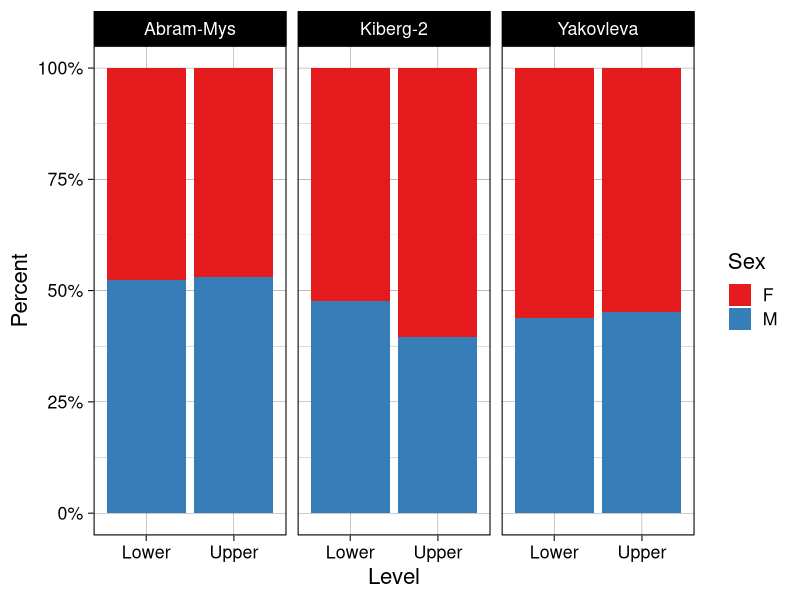
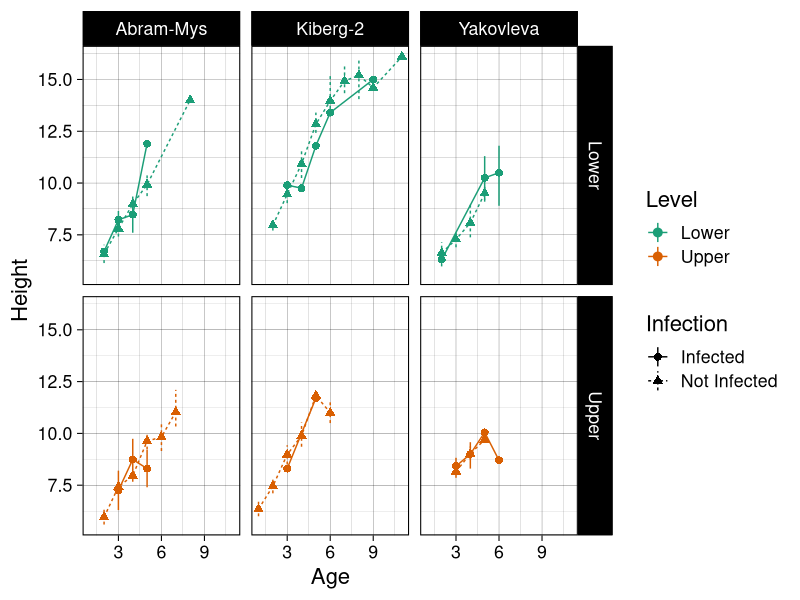
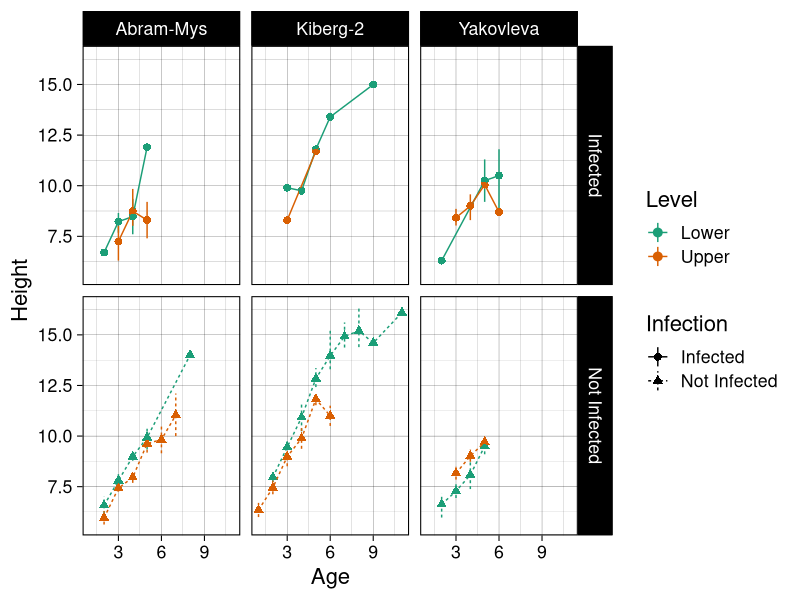
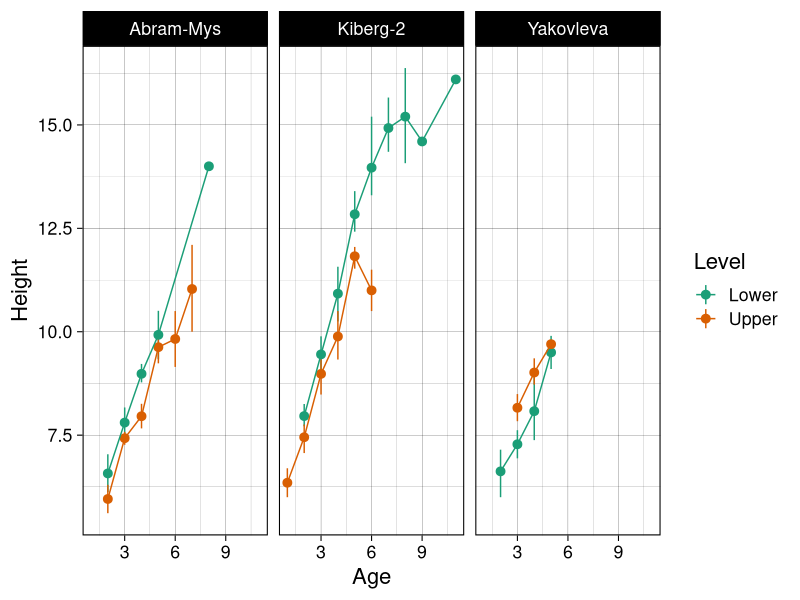
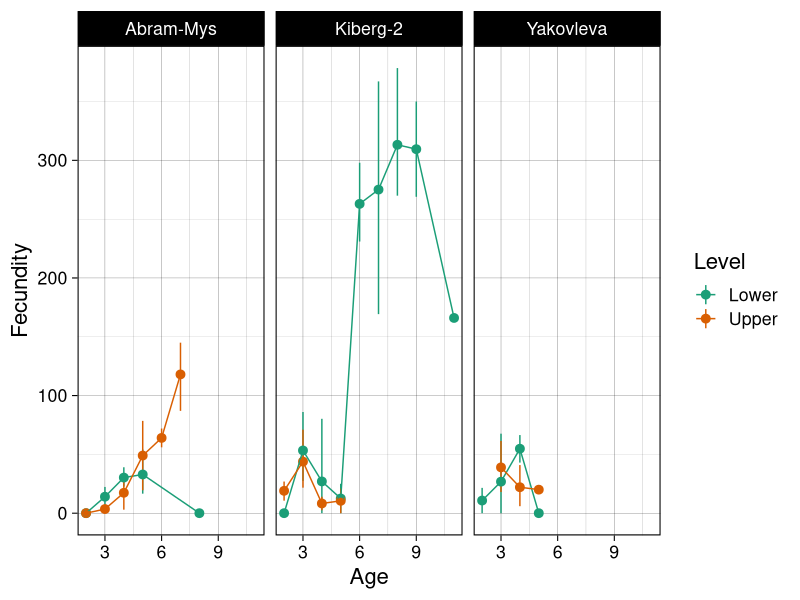
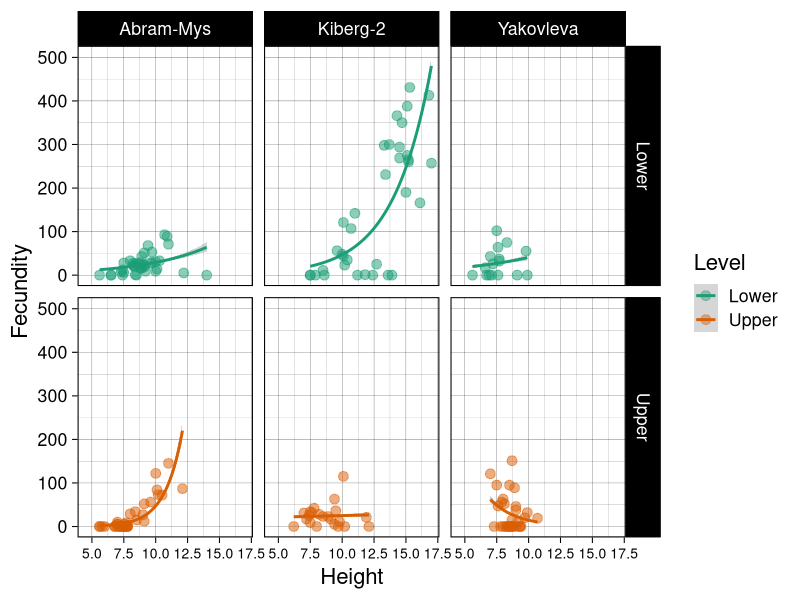
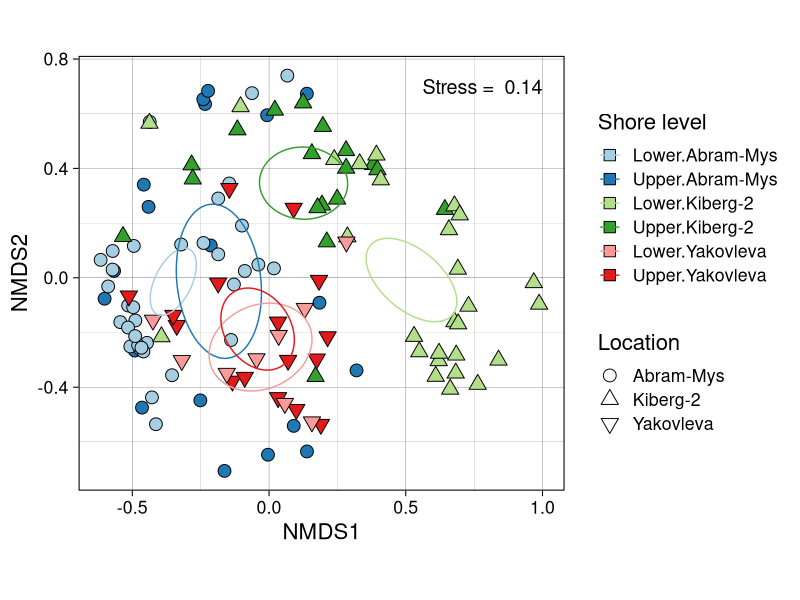
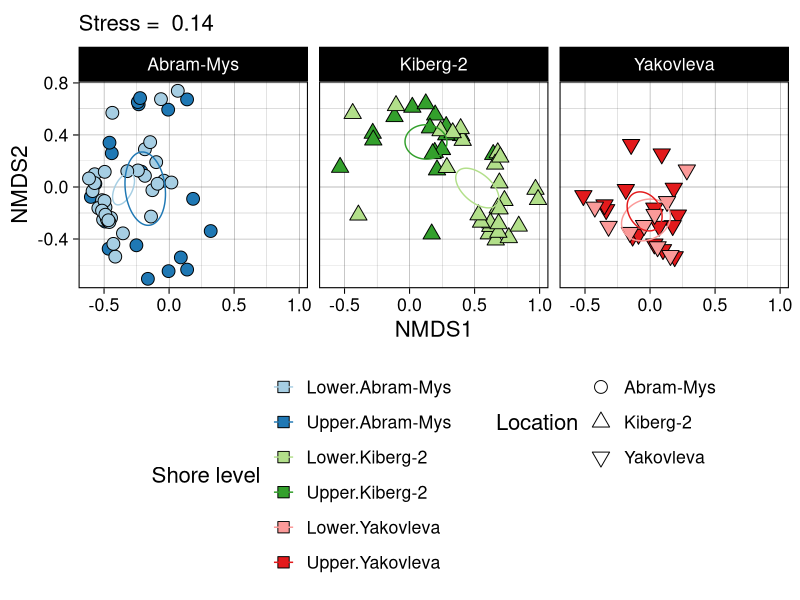

Write the R code that produced these figures, in order.
## ---- chunk 1
options(width = 80, scipen = 6, digits = 3) 
library(knitr)
opts_chunk$set(
  fig.path='figures/', 
  size='footnotesize', 
  comment="#", 
  warning=FALSE, message=FALSE, 
  echo = FALSE, 
  tidy=FALSE, 
  # fig.align = "center",
  # dev=c('cairo_pdf', 'png'), 
  # fig.pos='!htb',
  dpi = 300,
  # fig.width=3.5, fig.height=3.5, # square
  # out.width='3in', 
  fig.width=8, fig.height=6, # wide
  # out.width='7in',
  cache = FALSE)
## ---- chunk 2
library(readxl)
library(dplyr)

library(ggplot2)
theme_set(theme_linedraw(base_size = 16))

library(car)
library(MASS)
library(pscl)

fortify_metaMDS <- function(ord, fact){
  pts <- data.frame(fact, scores(ord, display = "sites"))
  sps <- as.data.frame(scores(ord, display = "species"))
  sps$species <- rownames(sps)
  return(list(pts = pts, sps = sps, stress = ord$stress))
}

ordielipse_by <- function(ord, groups, kind = "se", conf = 0.95, draw = "none"){
  ellipses <- ordiellipse2(ord, groups, kind = kind, conf = conf, draw = draw)
  elps <- lapply(ellipses, function(x)x$xy)
  tms <- sapply(elps, nrow)
  nms <- mapply(rep, x = names(elps), times = tms, SIMPLIFY = FALSE)
  nms <- Reduce(c, nms)
  elps <- Reduce(rbind, elps)
  orde <- data.frame(nms, as.data.frame(elps))
  colnames(orde) <- c("groups", "NMDS1", "NMDS2")
  return(orde)
}

ordiellipse2 <- function (ord, groups, display = "sites", kind = c("sd", "se"), conf, draw = c("lines", "polygon", "none"), w = weights(ord, display), col = NULL, alpha = 127, show.groups, label = FALSE,  ...)
{
  weights.default <- function(object, ...) NULL
  kind <- match.arg(kind)
  draw <- match.arg(draw)
  pts <- scores(ord, display = display, ...)
  ## ordiellipse only works with 2D data (2 columns)
  pts <- as.matrix(pts)
  if (ncol(pts) > 2)
    pts <- pts[ , 1:2, drop = FALSE]
  if (ncol(pts) < 2)
    stop("ordiellipse needs two dimensions")
  w <- eval(w)
  if (length(w) == 1)
    w <- rep(1, nrow(pts))
  if (is.null(w))
    w <- rep(1, nrow(pts))
  ## make semitransparent fill
  if (draw == "polygon" && !is.null(col))
    col <- rgb(t(col2rgb(col)), alpha = alpha, maxColorValue = 255)
  if (!missing(show.groups)) {
    take <- groups %in% show.groups
    pts <- pts[take, , drop = FALSE]
    groups <- groups[take]
    w <- w[take]
  }
  out <- seq(along = groups)
  inds <- names(table(groups))
  res <- list()
  if (label)
    cntrs <- names <- NULL
  ## Remove NA scores
  kk <- complete.cases(pts)
  for (is in inds) {
    gr <- out[groups == is & kk]
    if (length(gr) > 2) {
      X <- pts[gr, ]
      W <- w[gr]
      mat <- cov.wt(X, W)
      if (kind == "se")
        mat$cov <- mat$cov/mat$n.obs
      if (missing(conf))
        t <- 1
      else t <- sqrt(qchisq(conf, 2))
      xy <- vegan:::veganCovEllipse(mat$cov, mat$center, t)
      if (draw == "lines")
        vegan:::ordiArgAbsorber(xy, FUN = lines,
                                col = if(is.null(col)) par("fg") else col,
                                ...)

      else if (draw == "polygon")
        vegan:::ordiArgAbsorber(xy[, 1], xy[, 2], col = col, FUN = polygon,
                                ...)

      if (label && draw != "none") {
        cntrs <- rbind(cntrs, mat$center)
        names <- c(names, is)
      }
      mat$scale <- t
      mat$xy <- xy   # this is the only substantive change I made
      res[[is]] <- mat
    }
  }
  if (label && draw != "none") {
    if (draw == "lines")
      vegan:::ordiArgAbsorber(cntrs[,1], cntrs[,2], labels=names, col = col,
                              FUN = text, ...)
    else
      vegan:::ordiArgAbsorber(cntrs, labels = names, col = NULL,
                              FUN = ordilabel, ...)
  }
  class(res) <- "ordiellipse"
  invisible(res)
}

## ---- chunk 3
dat_all <- read_excel("data_processed/Embryos_2017_proc.xlsx")

# Кодируем зараженных и незараженных(в т.ч. зараж. инфузориями, т.к. те не кастрируют)
dat_all$Inf_code <- ifelse(is.na(dat_all$Infection) | dat_all$Infection == "Infusoria", "Not Infected", "Infected")

# # Видовой состав в исходных данных
# with(dat_all, table(Species, Level, Site))
## ---- chunk 4
# I. Самцы и самки, убрать зараженных (оставить инфузорий).
dat_mf <- dat_all %>% filter(Species == "L.saxatilis", Inf_code == "Not Infected") %>% dplyr::select(Site:Sex, Infection, Inf_code) %>% 
# Calculate the percentages
  group_by(Site, Level, Sex) %>% 
  summarise(N_ind = n()) %>% 
  ungroup() %>%
  group_by(Site, Level) %>% 
  mutate(Percent = N_ind/sum(N_ind))

# Wilson interval in binconf funcion in Hmisc
dat_mf %>% ggplot(aes(x = Level, y = Percent, fill = Sex)) + 
  geom_bar(stat = "identity") + 
  scale_y_continuous(labels = scales::percent) +
  facet_wrap(~Site) + scale_fill_brewer(palette = "Set1")


## ---- chunk 5
dat_size_all <- dat_all %>% filter(Species == "L.saxatilis", !is.na(Age)) %>% dplyr::select(Site:Sex, Inf_code)

dat_size_all %>% 
  ggplot(aes(x = Age, y = Height, colour = Level, linetype = Inf_code, shape = Inf_code)) + 
  stat_summary(geom = "pointrange", fun.data = "mean_cl_boot") +
  stat_summary(geom = "line", fun.y = "mean") +
  stat_summary(geom = "point", fun.y = "mean") +
  facet_grid(Level~Site) +
  scale_color_brewer(palette = "Dark2") +
  labs(shape = "Infection", linetype = "Infection")
## ---- chunk 6
dat_size_all %>% 
  ggplot(aes(x = Age, y = Height, colour = Level, linetype = Inf_code, shape = Inf_code)) + 
  stat_summary(geom = "pointrange", fun.data = "mean_cl_boot") +
  stat_summary(geom = "line", fun.y = "mean") +
  stat_summary(geom = "point", fun.y = "mean") +
  facet_grid(Inf_code~Site) +
  scale_color_brewer(palette = "Dark2")+
  labs(shape = "Infection", linetype = "Infection")
## ---- chunk 7
dat_size_healthy <- dat_all %>% filter(Species == "L.saxatilis", Inf_code == "Not Infected", !is.na(Age)) %>% dplyr::select(Site:Sex)

dat_size_healthy %>% 
  ggplot(aes(x = Age, y = Height, colour = Level)) + 
  stat_summary(geom = "pointrange", fun.data = "mean_cl_boot") +
  stat_summary(geom = "line", fun.y = "mean") +
  stat_summary(geom = "point", fun.y = "mean") +
  facet_grid(.~Site) +
  scale_color_brewer(palette = "Dark2")
## ---- chunk 8
dat_emb_all <- dat_all %>% filter(Species == "L.saxatilis", Age >= 2, Inf_code == "Not Infected") %>% dplyr::select(Site:Sex, Vel:Total, Fec)

dat_emb_all %>%
  ggplot(aes(x = Age, y = Fec, colour = Level)) + 
  stat_summary(geom = "pointrange", fun.data = "mean_cl_boot") +
  stat_summary(geom = "line", fun.y = "mean") +
  stat_summary(geom = "point", fun.y = "mean") +
  facet_grid(.~Site) +
  scale_color_brewer(palette = "Dark2") +
  labs(y = "Fecundity")
## ---- chunk 9
dat_emb_all %>%
  ggplot(aes(x = Height, y = Fec, colour = Level)) + 
  geom_point(alpha = 0.5, size = 3) +
  facet_grid(Level~Site) +
  geom_smooth(method = "glm", method.args = list(family = "poisson")) +
  scale_color_brewer(palette = "Dark2") +
  labs(y = "Fecundity") + theme(axis.text.x = element_text(size = 10))
## ---- chunk 10
dat_emb_fec_nmds <- dat_all %>% filter(Species == "L.saxatilis", Fec > 0, Inf_code == "Not Infected") %>% dplyr::select(Site, Level, Age, Height, Egg_n:Emb_ab) %>% data.frame()

rownames(dat_emb_fec_nmds) <- 
make.unique(paste(substr(dat_emb_fec_nmds$Site, 1, 1), substr(dat_emb_fec_nmds$Level, 1, 1), dat_emb_fec_nmds$Age, sep = ""), sep = ".")

library(vegan)
ord <- metaMDS(sqrt(dat_emb_fec_nmds[, -c(1, 2)]), distance = "bray", trace = 0, autotransform = FALSE)

ord_pts <- fortify_metaMDS(ord, dat_emb_fec_nmds[, c(1, 2)])
ord_pts$pts$Categ <- interaction(ord_pts$pts$Level, ord_pts$pts$Site)

library(tidyr)
orde <- ordielipse_by(ord, groups = (ord_pts$pts$Categ), kind = "se")
orde <- orde %>% mutate(groups = as.character(groups)) %>% separate(groups, into = c("Level", "Site"), sep = "[.]", remove = FALSE)
orde$groups <- factor(orde$groups, levels = c("Lower.Abram-Mys", "Upper.Abram-Mys", "Lower.Kiberg-2", "Upper.Kiberg-2", "Lower.Yakovleva", "Upper.Yakovleva"), labels = c("Lower.Abram-Mys", "Upper.Abram-Mys", "Lower.Kiberg-2", "Upper.Kiberg-2", "Lower.Yakovleva", "Upper.Yakovleva"))




gg_ord <- ord_pts$pts %>% 
  ggplot(aes(x = NMDS1, y = NMDS2)) + 
  geom_point(size = 4, aes(shape = Site, fill = Categ)) + 
  scale_shape_manual("Location",
                     values = c("Abram-Mys" = 21, 
                                "Kiberg-2" = 24,
                                "Yakovleva" = 25),
                     labels = c("Abram-Mys",
                                "Kiberg-2",
                                "Yakovleva"),
                     guide = guide_legend(ncol = 1)) +
  # ylim(-1.3, 1.3) + xlim(-1.3, 1.4) + 
  coord_fixed() +
  scale_fill_brewer("Shore level", palette = "Paired",
                    guide = guide_legend(ncol = 1, override.aes = aes(shape=22))) +
   scale_colour_brewer("Shore level", palette = "Paired") +
  geom_path(data = orde, aes(x = NMDS1, y = NMDS2, colour = groups)) +
  theme(legend.position = "right")
gg_ord + annotate("text", x = 1, y = 0.7, 
           label = paste("Stress = ", round(ord_pts$stress, 2)), size = 5, hjust = 1)

gg_ord + facet_wrap(~Site) + labs(subtitle = paste("Stress = ", round(ord_pts$stress, 2))) +
  theme(legend.position = "bottom")
## ---- chunk 11
dat_emb_fec_mean <- dat_all %>% filter(Species == "L.saxatilis", Fec > 0, Inf_code == "Not Infected") %>% dplyr::select(Site:Sex, Vel:Total, Fec)

dat_emb_fec_mean %>% 
  ggplot(aes(x = Site, y = Fec, colour = Level)) +
  stat_summary(geom = "pointrange", fun.data = "mean_cl_boot",
               position = position_dodge(width = 0.3)) +
  scale_color_brewer(palette = "Dark2") + 
  labs(y = "Fecundity")
## ---- chunk 12
dat_emb_fec_afrac <- dat_all %>% filter(Species == "L.saxatilis", Fec > 0, Inf_code == "Not Infected") %>% dplyr::select(Site:Sex, Vel:Total, Fec)

dat_emb_fec_afrac %>% 
  ggplot(aes(x = Site, y = Total, colour = Level)) +
  stat_summary(geom = "pointrange", fun.data = "mean_cl_boot",
               position = position_dodge(width = 0.3)) +
  scale_color_brewer(palette = "Dark2") +
  labs(y = "Average frequency of abnormalities")
## ---- chunk 13
M_fec_1 <- lm(Total ~ Site * Level + Age + Height + Fec, data = dat_emb_fec_afrac)

M_fec_1_diag <- fortify(M_fec_1, dat_emb_fec_afrac)

M_fec_1_diag %>% ggplot(aes(x = .fitted, y = .stdresid)) + geom_point()
## ---- chunk 14
dat_emb_fec_nfrac <- dat_all %>% filter(Species == "L.saxatilis", Fec > 0, Inf_code == "Not Infected") %>% mutate(Abnorm = Egg_ab + Vel_ab + Emb_ab) %>%  dplyr::select(Site:Sex, Abnorm, Fec)


M_ab_1 <- lm(Abnorm ~ Site * Level + Age + Height + Fec, data = dat_emb_fec_nfrac)

M_ab_1_diag <- fortify(M_ab_1, dat_emb_fec_nfrac)

M_ab_1_diag %>% ggplot(aes(x = .fitted, y = .stdresid)) + geom_point()

M_ab_2 <- glm(Abnorm ~ Site * Level + Age + Height + Fec, data = dat_emb_fec_nfrac, family = "poisson")

M_ab_2_diag <- fortify(M_ab_2, dat_emb_fec_nfrac)

M_ab_2_diag %>% ggplot(aes(x = .fitted, y = .stdresid)) + geom_point()


M_ab_3 <- glm.nb(Abnorm ~ Site * Level + Age + Height + Fec, data = dat_emb_fec_nfrac)

M_ab_3_diag <- fortify(M_ab_3, dat_emb_fec_nfrac)

M_ab_3_diag %>% ggplot(aes(x = .fitted, y = .stdresid)) + geom_point()

# Очень много нулей, это ZIP, отрицательные предсказания из-за них


# Поскольку нулей не очень много
# sum(dat_emb_fec_nfrac$Abnorm == 0)
# Попробуем в биномиальной части использовать только Fec как предиктор (он, наверное, самый сильный)
M_ab_4 <- zeroinfl(Abnorm ~ Site * Level + Age + Height + Fec | Fec, data = dat_emb_fec_nfrac)

summary(M_ab_4)

M_ab_5 <- zeroinfl(Abnorm ~ Site * Level + Age + Height + Fec | 1, data = dat_emb_fec_nfrac)

summary(M_ab_5)

AIC(M_ab_4, M_ab_5)

LRT <- as.numeric(2 * (logLik(M_ab_4) - logLik(M_ab_5)))
df <- length(coef(M_ab_4)) - length(coef(M_ab_5))
pchisq(LRT, df, lower.tail = FALSE)
# Модель 4 достоверно лучше, чем модель 5

plot(x = fitted(M_ab_4),
     y = resid(M_ab_4, type = "pearson"))

M_ab_6 <- zeroinfl(Abnorm ~ Site + Level + Age + Height + Fec | Fec, data = dat_emb_fec_nfrac)

summary(M_ab_6)

plot(x = fitted(M_ab_6),
     y = resid(M_ab_6, type = "pearson"))

AIC(M_ab_4, M_ab_6)

LRT <- as.numeric(2 * (logLik(M_ab_4) - logLik(M_ab_6)))
df <- length(coef(M_ab_4)) - length(coef(M_ab_6))
pchisq(LRT, df, lower.tail = FALSE)
#  выбираем более простую модель 6 без взаимодействия.

## ---- chunk 15
Anova(M_ab_6, type = 3)
## ---- chunk 16
summary(M_ab_6)
## ---- chunk 17
SE <- function(x) sd(x, na.rm = TRUE)/sqrt(sum(!is.na(x)))

ggplot(dat_emb_fec_nfrac, aes(x = Height)) + geom_histogram(binwidth = 0.5) + facet_grid(Level ~ Site) +
  ggtitle(paste0("Average shell height ", round(mean(dat_emb_fec_nfrac$Height), 1), "\u00b1", round(SE(dat_emb_fec_nfrac$Height), 1), " mm"))

ggplot(dat_emb_fec_nfrac, aes(x = Fec)) + geom_histogram(bins = 20) + facet_grid(Level ~ Site) +
  ggtitle(paste0("Average brood size ", round(mean(dat_emb_fec_nfrac$Fec), 1), "\u00b1", round(SE(dat_emb_fec_nfrac$Fec), 1), " ind"))

ggplot(dat_emb_fec_nfrac, aes(x = Age)) + geom_histogram(binwidth = 1) + facet_grid(Level ~ Site)

unique(dat_emb_fec_nfrac$Level)
## ---- chunk 18
M_ab_6 <- zeroinfl(Abnorm ~ Site + Level + Age + Height + Fec | Fec, data = dat_emb_fec_nfrac)


library(plyr)
MyData <- ddply(dat_emb_fec_nfrac, 
                .(Site, Level), 
                summarize,
                Age = seq(min(Age), 
                              max(Age),
                              by = 0.5))
MyData$Height <- 8
MyData$Fec <- 100

MyData$Prediction <- predict(M_ab_6, newdata = MyData)

ggplot() + 
  geom_line(data = MyData, aes(x = Age, y = Prediction, colour = Level)) + 
  scale_color_brewer(palette = "Dark2") + 
  geom_jitter(width = 0.25, height = 0.5, data = dat_emb_fec_nfrac, aes(x = Age, y = Abnorm, colour = Level), alpha = 0.3) + 
  labs(y = "Abnormalities", 
       subtitle = paste0("shell height     ", unique(MyData$Height), "\nbrood size  ", unique(MyData$Fec))) +
  ylim(0, 160) +
  facet_grid(. ~ Site, scales = "free_x")
## ---- chunk 19
MyData$Height <- 8
MyData$Fec <- 200

MyData$Prediction <- predict(M_ab_6, newdata = MyData)

ggplot() + 
  geom_line(data = MyData, aes(x = Age, y = Prediction, colour = Level)) + 
  scale_color_brewer(palette = "Dark2") + 
  geom_jitter(width = 0.25, height = 0.5, data = dat_emb_fec_nfrac, aes(x = Age, y = Abnorm, colour = Level), alpha = 0.3) + 
  labs(y = "Abnormalities", 
       subtitle = paste0("shell height     ", unique(MyData$Height), "\nbrood size  ", unique(MyData$Fec))) +
  ylim(0, 160) +
  facet_grid(. ~ Site, scales = "free_x")
## ---- chunk 20
MyData <- ddply(dat_emb_fec_nfrac, 
                .(Site, Level, Age), 
                summarize,
                Height = seq(min(Height), max(Height),
                             length.out = 100))
MyData$Fec <- 100

MyData$Prediction <- predict(M_ab_6, newdata = MyData)

library(RColorBrewer)
ggplot() + 
  geom_line(data = MyData, aes(x = Height, y = Prediction, colour = factor(Age), group = Age), size = 3) + 
  scale_color_manual(values = colorRampPalette(brewer.pal(11, "YlOrRd"))(10)) +
  geom_jitter(width = 0.25, height = 0.5, data = dat_emb_fec_nfrac, aes(x = Height, y = Abnorm, colour = factor(Age)), alpha = 0.3) +
  labs(y = "Abnormalities", x = "Shell height, mm", colour = "Age",
       subtitle = paste0("brood size  ", unique(MyData$Fec))) +
  facet_grid(Level ~ Site)
## ---- chunk 21
MyData$Fec <- 200

MyData$Prediction <- predict(M_ab_6, newdata = MyData)

ggplot() + 
  geom_line(data = MyData, aes(x = Height, y = Prediction, colour = factor(Age), group = Age), size = 3) + 
    scale_color_manual(values = colorRampPalette(brewer.pal(11, "YlOrRd"))(10)) +
  geom_jitter(width = 0.25, height = 0.5, data = dat_emb_fec_nfrac, aes(x = Height, y = Abnorm, colour = factor(Age)), alpha = 0.3) +
  labs(y = "Abnormalities", x = "Shell height, mm", colour = "Age",
       subtitle = paste0("brood size  ", unique(MyData$Fec))) +
  facet_grid(Level ~ Site)
## ---- chunk 22
###TODO (DOES NOT WORK AS EXPECTED) ######
# #Manual calculation of everything
# beta  <- coef(M_ab_6, model = "count")
# gamma <- coef(M_ab_6, model = "zero")
# 
# Xc <- model.matrix(~ Site + Level + Age + Height + Fec, data = dat_emb_fec_nfrac)
# Xb <- model.matrix(~ Fec, data = dat_emb_fec_nfrac)
# 
# mu <- exp(Xc %*% beta)
# P  <- exp(Xb %*% gamma) / (1 + exp(Xb %*% gamma))
# 
# ExpY <- (1 - P) * mu
# VarY <- (1 - P) * (mu + P * mu^2)
# E    <- (dat_emb_fec_nfrac$Abnorm - ExpY) / sqrt(VarY)
# head(cbind(E, fitted(M_ab_6)))
####################################################
# 
# E2 <- resid(M_ab_6, type = "pearson")
# N  <- nrow(dat_emb_fec_nfrac)
# p  <- length(coef(M_ab_6))
# sum(E2^2) / (N - p)
# summary(M_ab_6)
